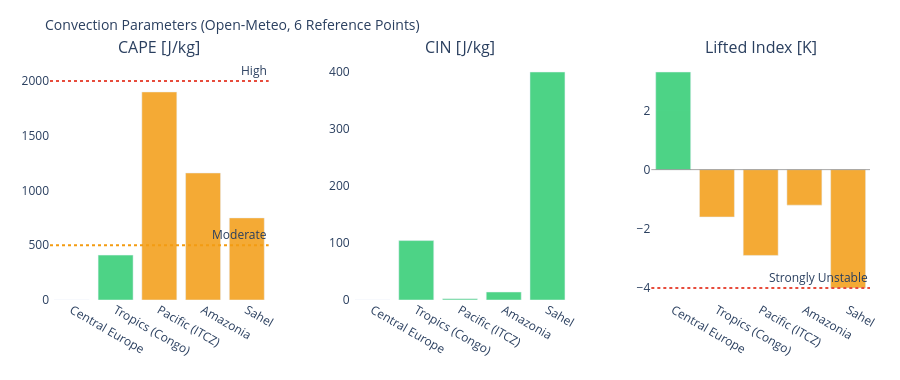

Notebook code for this chart:
### Markdown cell above
---
## 3. Visualizations

### Code cell
# ============================================================
# CAPE / CIN / LIFTED INDEX – Convection potential
# ============================================================

if not df_atm.empty:
    fig = make_subplots(
        rows=1, cols=3,
        subplot_titles=['CAPE [J/kg]', 'CIN [J/kg]', 'Lifted Index [K]'],
        horizontal_spacing=0.1
    )
    pts = df_atm['point'].tolist()
    pt_colors = ['#E85D24','#185FA5','#888780','#378ADD','#639922','#F2A623']

    # CAPE – höher = mehr Gewitterpotential
    cape_vals = df_atm['cape'].fillna(0).tolist()
    cape_colors = ['#e74c3c' if v > 2000 else '#f39c12' if v > 500 else '#2ecc71'
                   for v in cape_vals]
    fig.add_trace(go.Bar(x=pts, y=cape_vals, marker_color=cape_colors,
                         opacity=0.85, showlegend=False), row=1, col=1)
    fig.add_hline(y=2000, line_dash='dot', line_color='#e74c3c',
                  annotation_text='High', row=1, col=1)
    fig.add_hline(y=500,  line_dash='dot', line_color='#f39c12',
                  annotation_text='Moderate', row=1, col=1)

    # CIN – negativer = stärker gedeckelt (weniger Auslöse)
    cin_vals = df_atm['cin'].fillna(0).tolist()
    cin_colors = ['#e74c3c' if v < -200 else '#f39c12' if v < -50 else '#2ecc71'
                  for v in cin_vals]
    fig.add_trace(go.Bar(x=pts, y=cin_vals, marker_color=cin_colors,
                         opacity=0.85, showlegend=False), row=1, col=2)

    # Lifted Index – negativ = instabil
    li_vals = df_atm['li'].fillna(0).tolist()
    li_colors = ['#e74c3c' if v < -4 else '#f39c12' if v < 0 else '#2ecc71'
                 for v in li_vals]
    fig.add_trace(go.Bar(x=pts, y=li_vals, marker_color=li_colors,
                         opacity=0.85, showlegend=False), row=1, col=3)
    fig.add_hline(y=0, line_color='gray', line_width=0.7, row=1, col=3)
    fig.add_hline(y=-4, line_dash='dot', line_color='#e74c3c',
                  annotation_text='Strongly Unstable', row=1, col=3)

    fig.update_layout(
        title=dict(text='Convection Parameters (Open-Meteo, 6 Reference Points)', font=dict(size=14)),
        height=380, plot_bgcolor='rgba(0,0,0,0)', paper_bgcolor='rgba(0,0,0,0)',
        margin=dict(l=50, r=30, t=60, b=80)
    )
    fig.update_xaxes(tickangle=30)
    fig.show()

### Figure 1 — Plotly figure (JSON) as saved in the notebook; plotly's stock layout.template omitted (floating-point values rounded to 4 significant figures)
{"data": [{"marker": {"color": ["#2ecc71", "#2ecc71", "#f39c12", "#f39c12", "#f39c12"]}, "opacity": 0.85, "showlegend": false, "type": "bar", "x": ["Central Europe", "Tropics (Congo)", "Pacific (ITCZ)", "Amazonia", "Sahel"], "xaxis": "x", "y": [0.0, 410.0, 1900.0, 1160.0, 750.0], "yaxis": "y"}, {"marker": {"color": ["#2ecc71", "#2ecc71", "#2ecc71", "#2ecc71", "#2ecc71"]}, "opacity": 0.85, "showlegend": false, "type": "bar", "x": ["Central Europe", "Tropics (Congo)", "Pacific (ITCZ)", "Amazonia", "Sahel"], "xaxis": "x2", "y": [0.0, 104.0, 2.0, 14.0, 399.0], "yaxis": "y2"}, {"marker": {"color": ["#2ecc71", "#f39c12", "#f39c12", "#f39c12", "#f39c12"]}, "opacity": 0.85, "showlegend": false, "type": "bar", "x": ["Central Europe", "Tropics (Congo)", "Pacific (ITCZ)", "Amazonia", "Sahel"], "xaxis": "x3", "y": [3.3, -1.6, -2.9, -1.2, -4.0], "yaxis": "y3"}], "layout": {"annotations": [{"font": {"size": 16}, "showarrow": false, "text": "CAPE [J/kg]", "x": 0.1333, "xanchor": "center", "xref": "paper", "y": 1.0, "yanchor": "bottom", "yref": "paper"}, {"font": {"size": 16}, "showarrow": false, "text": "CIN [J/kg]", "x": 0.5, "xanchor": "center", "xref": "paper", "y": 1.0, "yanchor": "bottom", "yref": "paper"}, {"font": {"size": 16}, "showarrow": false, "text": "Lifted Index [K]", "x": 0.8667, "xanchor": "center", "xref": "paper", "y": 1.0, "yanchor": "bottom", "yref": "paper"}, {"showarrow": false, "text": "High", "x": 1, "xanchor": "right", "xref": "x domain", "y": 2000, "yanchor": "bottom", "yref": "y"}, {"showarrow": false, "text": "Moderate", "x": 1, "xanchor": "right", "xref": "x domain", "y": 500, "yanchor": "bottom", "yref": "y"}, {"showarrow": false, "text": "Strongly Unstable", "x": 1, "xanchor": "right", "xref": "x3 domain", "y": -4, "yanchor": "bottom", "yref": "y3"}], "height": 380, "margin": {"b": 80, "l": 50, "r": 30, "t": 60}, "paper_bgcolor": "rgba(0,0,0,0)", "plot_bgcolor": "rgba(0,0,0,0)", "shapes": [{"line": {"color": "#e74c3c", "dash": "dot"}, "type": "line", "x0": 0, "x1": 1, "xref": "x domain", "y0": 2000, "y1": 2000, "yref": "y"}, {"line": {"color": "#f39c12", "dash": "dot"}, "type": "line", "x0": 0, "x1": 1, "xref": "x domain", "y0": 500, "y1": 500, "yref": "y"}, {"line": {"color": "gray", "width": 0.7}, "type": "line", "x0": 0, "x1": 1, "xref": "x3 domain", "y0": 0, "y1": 0, "yref": "y3"}, {"line": {"color": "#e74c3c", "dash": "dot"}, "type": "line", "x0": 0, "x1": 1, "xref": "x3 domain", "y0": -4, "y1": -4, "yref": "y3"}], "title": {"font": {"size": 14}, "text": "Convection Parameters (Open-Meteo, 6 Reference Points)"}, "xaxis": {"anchor": "y", "domain": [0.0, 0.2667], "tickangle": 30}, "xaxis2": {"anchor": "y2", "domain": [0.3667, 0.6333], "tickangle": 30}, "xaxis3": {"anchor": "y3", "domain": [0.7333, 1.0], "tickangle": 30}, "yaxis": {"anchor": "x", "domain": [0.0, 1.0]}, "yaxis2": {"anchor": "x2", "domain": [0.0, 1.0]}, "yaxis3": {"anchor": "x3", "domain": [0.0, 1.0]}}}
